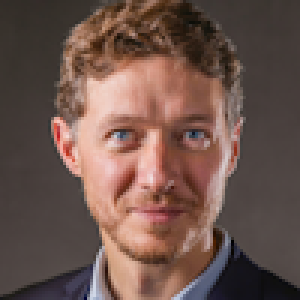
#> input picture PixelWar2025/nico.png, 100 x 100 px (shown 3 times larger)
$ python transfo.py
#> lines starting #> are read from the running program, lines starting #| are printed output that depends on the picture
import numpy as np
import matplotlib.pyplot as plt
import matplotlib.image as mpimg

couleurs = np.array([[1,255,112],[46,204,64],[61,153,112],[17,17,17],[255,255,255],[170,170,170],[240,18,190],[255,0,0],[255,220,0],[221,221,221],[255,133,27],[127,219,255],[0,116,217],[57,204,204],[117,13,201]])


img = mpimg.imread('nico.png')
#> img is the input picture: shape (100, 100, 3) float32; mean R, G, B 0.429, 0.332, 0.301
new_image = np.zeros_like(img)
img *= 255
for nx,x in enumerate(img):
    for ny,y in enumerate(x):
        c_max = np.array([np.inf,np.inf,np.inf])
        for c in couleurs:
            dist = np.linalg.norm(np.array(c)-y)
            if dist < np.linalg.norm(np.array(c_max)-y):
                c_max = c
        new_image[nx,ny] = c_max
#> this loop made 100 passes
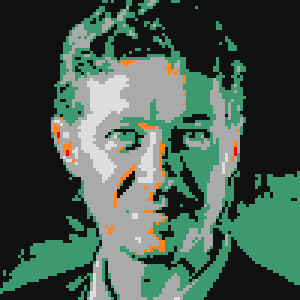
#> new_image: shape (100, 100, 3) float32 (shown 3 times larger); mean of channels 0, 1, 2 69, 90.6, 78.9; drawn as R, G, B

plt.imsave('nico_transfo.png', new_image.astype(np.uint8))
